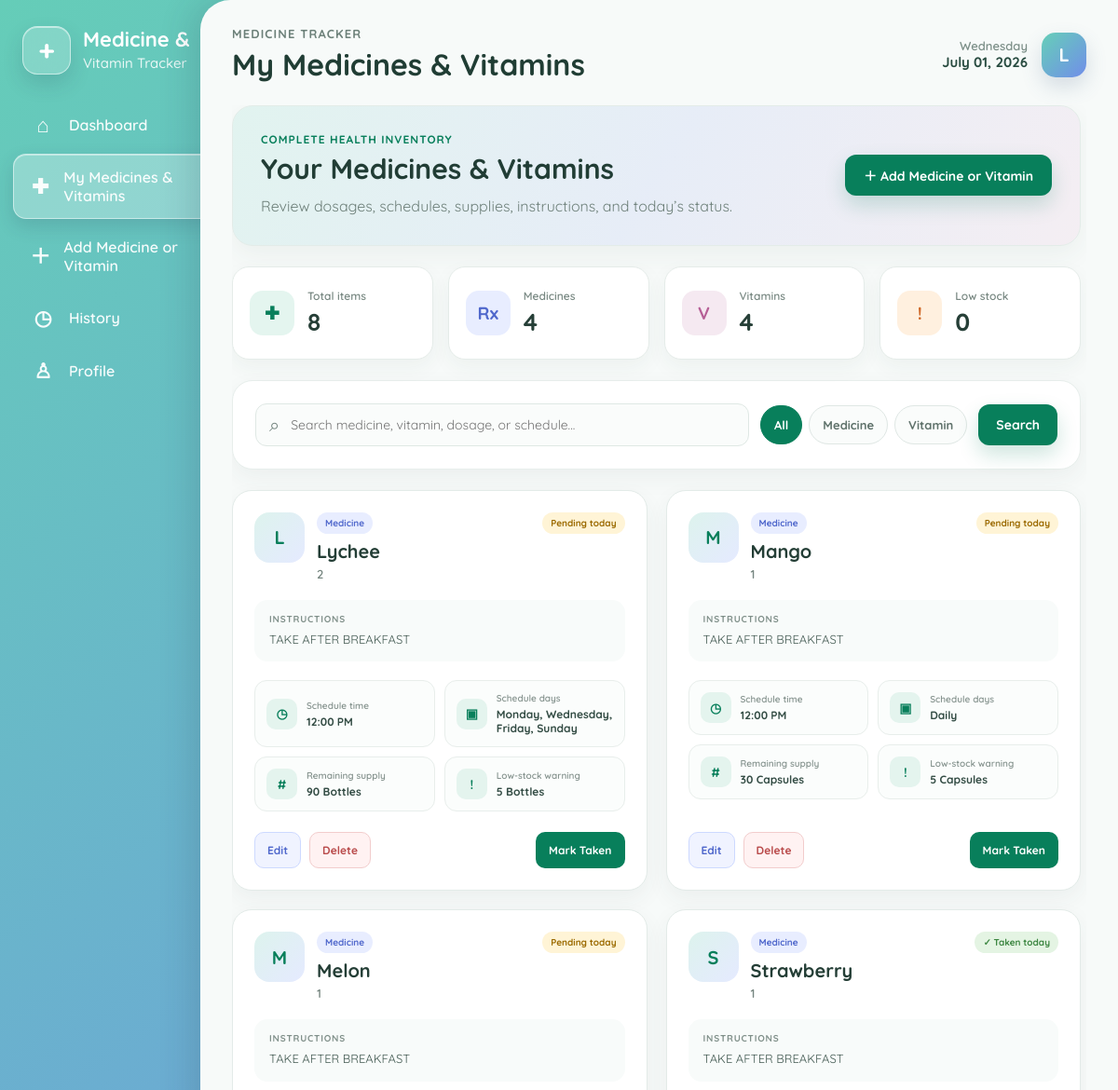
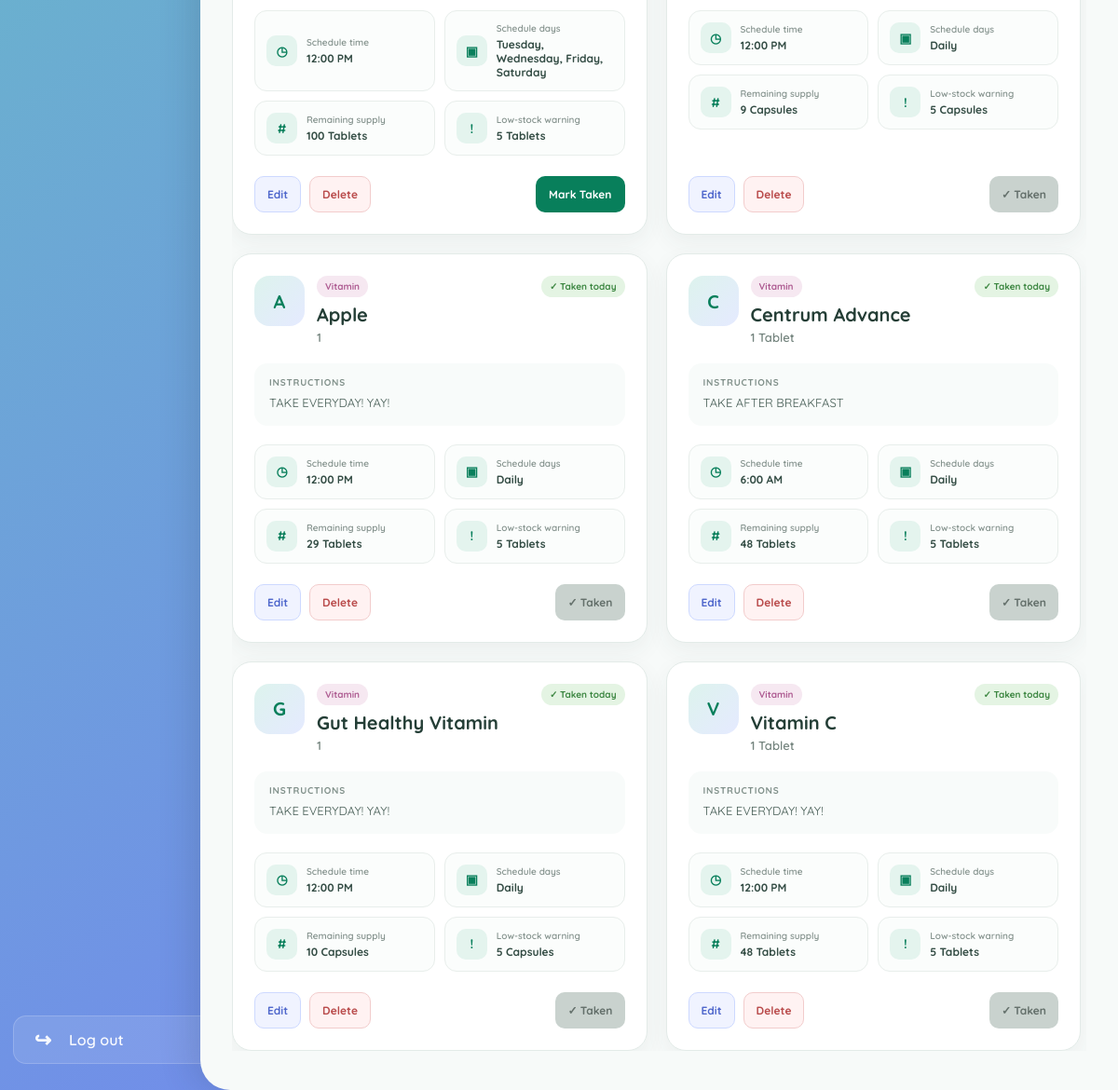
Screenshot of /dashboard/medicine.php?message=invalid (signed in) with the database file from the repository (2 pictures, top to bottom).
### tables this page shows
CREATE TABLE `medicines` (
  `id` int(10) UNSIGNED NOT NULL,
  `user_id` int(10) UNSIGNED NOT NULL,
  `medicine_name` varchar(150) NOT NULL,
  `medicine_type` enum('Medicine','Vitamin') NOT NULL,
  `dosage` varchar(100) NOT NULL,
  `description` text DEFAULT NULL,
  `quantity` int(10) UNSIGNED NOT NULL DEFAULT 0,
  `quantity_unit` varchar(50) NOT NULL DEFAULT 'Tablet',
  `low_stock_level` int(10) UNSIGNED NOT NULL DEFAULT 5,
  `schedule_time` time NOT NULL,
  `schedule_days` varchar(100) NOT NULL,
  `created_at` timestamp NOT NULL DEFAULT current_timestamp(),
  `updated_at` timestamp NOT NULL DEFAULT current_timestamp() ON UPDATE current_timestamp()
);

### dashboard/medicine.php (the view, shortened to what this page needs)
<?php
require_once '../config.php';
$userId = (int) $_SESSION['user_id'];
$fullName = $_SESSION['full_name'] ?? 'User';
$currentPage = basename($_SERVER['PHP_SELF']);
$todayName = date('l');
$todayDate = date('F d, Y');
$search = trim($_GET['search'] ?? '');
$typeFilter = trim($_GET['type'] ?? 'All');
$allowedFilters = ['All', 'Medicine', 'Vitamin'];
$totalItems = 0;
$totalMedicines = 0;
$totalVitamins = 0;
$totalLowStock = 0;
try {
    $summaryStatement = $pdo->prepare(
        'SELECT
            COUNT(*) AS total_items,
            SUM(CASE WHEN medicine_type = "Medicine" THEN 1 ELSE 0 END) AS total_medicines,
            SUM(CASE WHEN medicine_type = "Vitamin" THEN 1 ELSE 0 END) AS total_vitamins,
            SUM(CASE WHEN quantity <= low_stock_level THEN 1 ELSE 0 END) AS total_low_stock
         FROM medicines
         WHERE user_id = ?'
    );
    $summaryStatement->execute([$userId]);
    $summary = $summaryStatement->fetch();
    if ($summary) {
        $totalItems = (int) ($summary['total_items'] ?? 0);
        $totalMedicines = (int) ($summary['total_medicines'] ?? 0);
        $totalVitamins = (int) ($summary['total_vitamins'] ?? 0);
        $totalLowStock = (int) ($summary['total_low_stock'] ?? 0);
    }
} catch (PDOException $exception) {
    $totalItems = 0;
    $totalMedicines = 0;
    $totalVitamins = 0;
    $totalLowStock = 0;
}
$items = [];
try {
    $conditions = ['user_id = :user_id'];
    $parameters = ['user_id' => $userId];
    $itemStatement = $pdo->prepare(
        'SELECT
            id,
            medicine_name,
            medicine_type,
            dosage,
            description,
            quantity,
            quantity_unit,
            low_stock_level,
            schedule_time,
            schedule_days
         FROM medicines
         WHERE ' . implode(' AND ', $conditions) . '
         ORDER BY medicine_type ASC, medicine_name ASC'
    );
    $itemStatement->execute($parameters);
    $items = $itemStatement->fetchAll();
} catch (PDOException $exception) {
    $items = [];
}
$todayStatuses = [];
try {
    $statusStatement = $pdo->prepare(
        'SELECT medicine_id, status
         FROM medication_history
         WHERE user_id = ?
         AND DATE(confirmed_at) = CURDATE()
         ORDER BY id ASC'
    );
    $statusStatement->execute([$userId]);
    foreach ($statusStatement->fetchAll() as $statusRow) {
        $todayStatuses[(int) $statusRow['medicine_id']] = $statusRow['status'];
    }
} catch (PDOException $exception) {
    $todayStatuses = [];
}
function isScheduledToday(string $scheduleDays, string $todayName): bool
{
    $days = array_filter(array_map('trim', explode(',', $scheduleDays)));
    return in_array('Daily', $days, true)
        || in_array($todayName, $days, true);
}
function formatScheduleDays(string $scheduleDays): string
{
    $days = array_filter(array_map('trim', explode(',', $scheduleDays)));
    if (in_array('Daily', $days, true)) {
        return 'Daily';
    }
    return count($days) > 0 ? implode(', ', $days) : 'No schedule days';
}
?>
<!DOCTYPE html>
<html lang="en">
<head>
    <link rel="stylesheet" href="/SCSA_GROUP5/assets/css/dashboard.css?v=11">
</head>
<body class="dashboard-body">
<div class="dashboard-page">
    <aside class="dashboard-sidebar">
        <div class="sidebar-brand">
            <div class="brand-icon">+</div>
            <div>
                <h1>Medicine &amp;</h1>
                <p>Vitamin Tracker</p>
            </div>
        </div>
        <nav class="sidebar-navigation">
            <a href="dashboard.php" class="<?= $currentPage === 'dashboard.php' ? 'active' : '' ?>">
                <span class="nav-icon">⌂</span><span>Dashboard</span>
            </a>
            <a href="medicine.php" class="<?= $currentPage === 'medicine.php' ? 'active' : '' ?>">
                <span class="nav-icon">✚</span><span>My Medicines &amp; Vitamins</span>
            </a>
            <a href="add_medicine.php" class="<?= $currentPage === 'add_medicine.php' ? 'active' : '' ?>">
                <span class="nav-icon">＋</span><span>Add Medicine or Vitamin</span>
            </a>
            <a href="history.php" class="<?= $currentPage === 'history.php' ? 'active' : '' ?>">
                <span class="nav-icon">◷</span><span>History</span>
            </a>
            <a href="profile.php" class="<?= $currentPage === 'profile.php' ? 'active' : '' ?>">
                <span class="nav-icon">♙</span><span>Profile</span>
            </a>
        </nav>
        <div class="sidebar-bottom">
            <a href="../auth/logout.php" class="logout-link">
                <span class="nav-icon">↪</span><span>Log out</span>
            </a>
        </div>
    </aside>
    <main class="dashboard-main">
        <header class="dashboard-topbar">
            <div>
                <p class="topbar-label">Medicine Tracker</p>
                <h2>My Medicines &amp; Vitamins</h2>
            </div>
            <div class="topbar-right">
                <div class="date-display">
                    <span><?= htmlspecialchars($todayName) ?></span>
                    <strong><?= htmlspecialchars($todayDate) ?></strong>
                </div>
                <div class="user-avatar">
                    <?= htmlspecialchars(strtoupper(substr($fullName, 0, 1))) ?>
                </div>
            </div>
        </header>
        <div class="dashboard-content">
            <section class="medicine-page-heading">
                <div>
                    <p class="card-label">Complete health inventory</p>
                    <h1>Your Medicines &amp; Vitamins</h1>
                    <p>Review dosages, schedules, supplies, instructions, and today’s status.</p>
                </div>
                <a href="add_medicine.php" class="dashboard-button primary">＋ Add Medicine or Vitamin</a>
            </section>
            <section class="medicine-summary-grid">
                <article class="medicine-summary-card">
                    <span class="summary-icon total">✚</span>
                    <div><p>Total items</p><strong><?= $totalItems ?></strong></div>
                </article>
                <article class="medicine-summary-card">
                    <span class="summary-icon medicine">Rx</span>
                    <div><p>Medicines</p><strong><?= $totalMedicines ?></strong></div>
                </article>
                <article class="medicine-summary-card">
                    <span class="summary-icon vitamin">V</span>
                    <div><p>Vitamins</p><strong><?= $totalVitamins ?></strong></div>
                </article>
                <article class="medicine-summary-card">
                    <span class="summary-icon warning">!</span>
                    <div><p>Low stock</p><strong><?= $totalLowStock ?></strong></div>
                </article>
            </section>
            <section class="dashboard-card medicine-tools-card">
                <form method="GET" action="" class="medicine-filter-form">
                    <div class="medicine-search-wrap">
                        <span>⌕</span>
                        <input
                            type="search"
                            name="search"
                            placeholder="Search medicine, vitamin, dosage, or schedule..."
                            value="<?= htmlspecialchars($search, ENT_QUOTES, 'UTF-8') ?>"
                        >
                    </div>
                    <div class="medicine-type-filters">
                        <?php foreach ($allowedFilters as $filter): ?>
                            <label class="medicine-filter-option <?= $typeFilter === $filter ? 'active' : '' ?>">
                                <span><?= htmlspecialchars($filter) ?></span>
                            </label>
                        <?php endforeach; ?>
                    </div>
                    <button type="submit" class="dashboard-button primary medicine-search-button">Search</button>
                </form>
            </section>
            <?php if (empty($items)): ?>
                <section class="dashboard-card empty-state medicine-empty-state">
                    <div class="empty-icon">＋</div>
                    <h3><?= $search !== '' || $typeFilter !== 'All' ? 'No matching items found' : 'No medicines or vitamins yet' ?></h3>
                    <p><?= $search !== '' || $typeFilter !== 'All' ? 'Try another search or clear the current filter.' : 'Add your first medicine or vitamin to start tracking its schedule and supply.' ?></p>
                    <a href="<?= $search !== '' || $typeFilter !== 'All' ? 'medicine.php' : 'add_medicine.php' ?>" class="dashboard-button primary">
                        <?= $search !== '' || $typeFilter !== 'All' ? 'Clear filters' : 'Add Medicine or Vitamin' ?>
                    </a>
                </section>
            <?php else: ?>
                <section class="medicine-card-grid">
                    <?php foreach ($items as $item): ?>
                        <?php
                        $itemId = (int) $item['id'];
                        $itemName = $item['medicine_name'] ?? 'Unnamed item';
                        $itemType = $item['medicine_type'] ?? 'Medicine';
                        $quantity = (int) ($item['quantity'] ?? 0);
                        $lowStockLevel = (int) ($item['low_stock_level'] ?? 0);
                        $isLowStock = $quantity <= $lowStockLevel;
                        $scheduleDays = (string) ($item['schedule_days'] ?? '');
                        $scheduledToday = isScheduledToday($scheduleDays, $todayName);
                        $todayStatus = $todayStatuses[$itemId] ?? '';
                        $isTakenToday = $todayStatus === 'Taken';
                        $scheduleTime = (string) ($item['schedule_time'] ?? '');
                        $formattedTime = $scheduleTime !== '' ? date('g:i A', strtotime($scheduleTime)) : 'No time';
                        $quantityUnit = trim((string) ($item['quantity_unit'] ?? 'item'));
                        $displayUnit = $quantity === 1
                            ? $quantityUnit
                            : (str_ends_with(strtolower($quantityUnit), 's') ? $quantityUnit : $quantityUnit . 's');
                        if ($isTakenToday) {
                            $statusClass = 'taken';
                            $statusText = '✓ Taken today';
                        } elseif ($scheduledToday) {
                            $statusClass = 'pending';
                            $statusText = 'Pending today';
                        } else {
                            $statusClass = 'not-scheduled';
                            $statusText = 'Not scheduled today';
                        }
                        ?>
                        <article class="medicine-management-card">
                            <div class="medicine-card-top">
                                <div class="medicine-card-identity">
                                    <div class="medicine-card-avatar">
                                        <?= htmlspecialchars(strtoupper(substr($itemName, 0, 1))) ?>
                                    </div>
                                    <div>
                                        <div class="medicine-card-badges">
                                            <span class="item-type-badge <?= strtolower($itemType) ?>">
                                                <?= htmlspecialchars($itemType) ?>
                                            </span>
                                        </div>
                                        <h2><?= htmlspecialchars($itemName) ?></h2>
                                        <p class="medicine-dosage"><?= htmlspecialchars($item['dosage'] ?? 'No dosage provided') ?></p>
                                    </div>
                                </div>
                                <span class="today-status-badge <?= $statusClass ?>">
                                    <?= htmlspecialchars($statusText) ?>
                                </span>
                            </div>
                            <div class="medicine-description">
                                <span>Instructions</span>
                                <p><?= htmlspecialchars($item['description'] ?: 'No additional instructions provided.') ?></p>
                            </div>
                            <div class="medicine-information-grid">
                                <div class="medicine-information-item">
                                    <span class="information-icon">◷</span>
                                    <div><small>Schedule time</small><strong><?= htmlspecialchars($formattedTime) ?></strong></div>
                                </div>
                                <div class="medicine-information-item">
                                    <span class="information-icon">▣</span>
                                    <div><small>Schedule days</small><strong><?= htmlspecialchars(formatScheduleDays($scheduleDays)) ?></strong></div>
                                </div>
                                <div class="medicine-information-item">
                                    <span class="information-icon">#</span>
                                    <div><small>Remaining supply</small><strong class="<?= $isLowStock ? 'information-warning' : '' ?>"><?= $quantity ?> <?= htmlspecialchars($displayUnit) ?></strong></div>
                                </div>
                                <div class="medicine-information-item">
                                    <span class="information-icon">!</span>
                                    <div><small>Low-stock warning</small><strong><?= $lowStockLevel ?> <?= htmlspecialchars($displayUnit) ?></strong></div>
                                </div>
                            </div>
                            <div class="medicine-card-actions">
                                <a href="edit_medicine.php?id=<?= $itemId ?>" class="medicine-action-button edit">Edit</a>
                                <a
                                    href="delete_medicine.php?id=<?= $itemId ?>"
                                    class="medicine-action-button delete"
                                    onclick="return confirm('Delete this medicine or vitamin? This cannot be undone.');"
                                >Delete</a>
                                <?php if ($isTakenToday): ?>
                                    <button type="button" class="medicine-action-button taken" disabled>✓ Taken</button>
                                <?php elseif ($scheduledToday): ?>
                                    <a
                                        href="mark_status.php?id=<?= $itemId ?>&status=Taken&return=medicine.php"
                                        class="medicine-action-button mark"
                                        onclick="return confirm('Mark this medicine or vitamin as taken?');"
                                    >Mark Taken</a>
                                <?php else: ?>
                                    <button type="button" class="medicine-action-button unavailable" disabled>Not Today</button>
                                <?php endif; ?>
                            </div>
                        </article>
                    <?php endforeach; ?>
                </section>
            <?php endif; ?>
        </div>
    </main>
</div>
</body>
</html>

### rows the page displays
medicines: medicine_name "L", medicine_type "Medicine", medicine_name "Lychee", dosage "2", statusText "Pending today", description "TAKE AFTER BREAKFAST", schedule_time "12:00 PM", schedule_days "Monday, Wednesday, Friday, Sunday", quantity "90", displayUnit "Bottles", low_stock_level "5"
medicines: medicine_name "M", medicine_type "Medicine", medicine_name "Mango", dosage "1", statusText "Pending today", description "TAKE AFTER BREAKFAST", schedule_time "12:00 PM", schedule_days "Daily", quantity "30", displayUnit "Capsules", low_stock_level "5"
medicines: medicine_name "M", medicine_type "Medicine", medicine_name "Melon", dosage "1", statusText "Pending today", description "TAKE AFTER BREAKFAST", schedule_time "12:00 PM", schedule_days "Tuesday, Wednesday, Friday, Saturday", quantity "100", displayUnit "Tablets", low_stock_level "5"
medicines: medicine_name "S", medicine_type "Medicine", medicine_name "Strawberry", dosage "1", id "✓ Taken today", description "TAKE AFTER BREAKFAST", schedule_time "12:00 PM", schedule_days "Daily", quantity "9", displayUnit "Capsules", low_stock_level "5"
medicines: medicine_name "A", medicine_type "Vitamin", medicine_name "Apple", dosage "1", id "✓ Taken today", description "TAKE EVERYDAY! YAY!", schedule_time "12:00 PM", schedule_days "Daily", quantity "29", displayUnit "Tablets", low_stock_level "5"
medicines: medicine_name "C", medicine_type "Vitamin", medicine_name "Centrum Advance", dosage "1 Tablet", id "✓ Taken today", description "TAKE AFTER BREAKFAST", schedule_time "6:00 AM", schedule_days "Daily", quantity "48", displayUnit "Tablets", low_stock_level "5"
medicines: medicine_name "G", medicine_type "Vitamin", medicine_name "Gut Healthy Vitamin", dosage "1", id "✓ Taken today", description "TAKE EVERYDAY! YAY!", schedule_time "12:00 PM", schedule_days "Daily", quantity "10", displayUnit "Capsules", low_stock_level "5"
medicines: medicine_name "V", medicine_type "Vitamin", medicine_name "Vitamin C", dosage "1 Tablet", id "✓ Taken today", description "TAKE EVERYDAY! YAY!", schedule_time "12:00 PM", schedule_days "Daily", quantity "48", displayUnit "Tablets", low_stock_level "5"

### other values shown
substr($fullName, 0, 1) "L"
$totalItems "8"
$totalMedicines "4"
$totalVitamins "4"
$totalLowStock "0"
$filter "All"
$filter "Medicine"
$filter "Vitamin"
